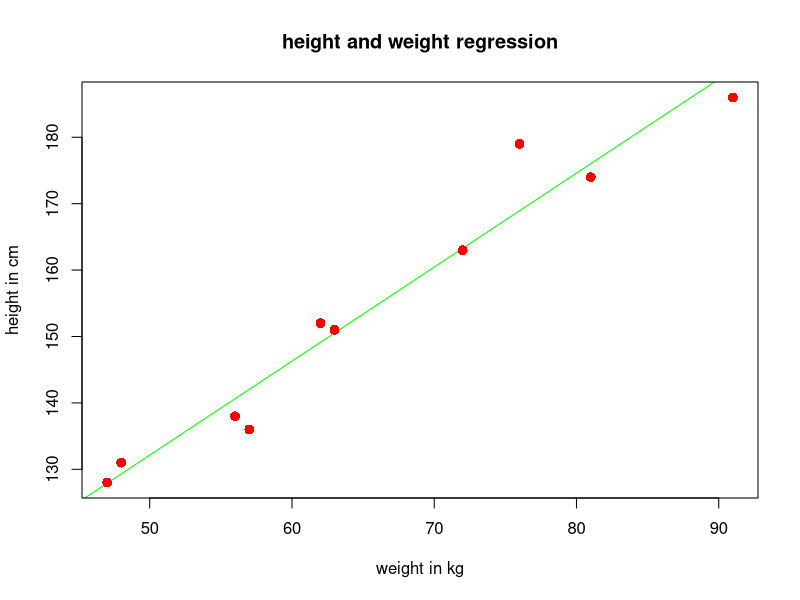

Generate this figure with R:
#Example of Linear Regression

humanHeights <- c(151, 174, 138, 186, 128, 136, 179, 163, 152, 131) #input
humanWeights <- c(63, 81, 56, 91, 47, 57, 76, 72, 62, 48) #output



# Apply the lm() function.
relation <- lm(humanWeights~humanHeights)

print(summary(relation))

# a <- data.frame(x = 170)
# result <-  predict(relation,a)

newHeightDF <- data.frame(humanHeights = 170)
cat("This function is used to predict the weight of the person which has a height of", newHeightDF$humanHeights, "cm \n")
result <-  predict(relation,newHeightDF)
cat("The predicted weight of this person is", result, "kg \n")

# Give the chart file a name.
savePlotFile <- "linearregression3.pdf"
pdf(file = savePlotFile, width = 5, height = 10)

# pdf(file = "linearregression2.pdf")

cat("The plot will be printed in the following file: ", getwd(), "/", savePlotFile, "\n", sep="")

# Alternative
# output_path = dirname(normalizePath(savePlotFile))
# print(output_path)


# Plot the chart.
plot(humanWeights, humanHeights, col = "red", main = "height and weight regression",
abline(lm(humanHeights~humanWeights), col = "green"), cex = 1.3, pch = 16, xlab = "weight in kg", ylab = "height in cm")

# Save the file.
dev.off()

